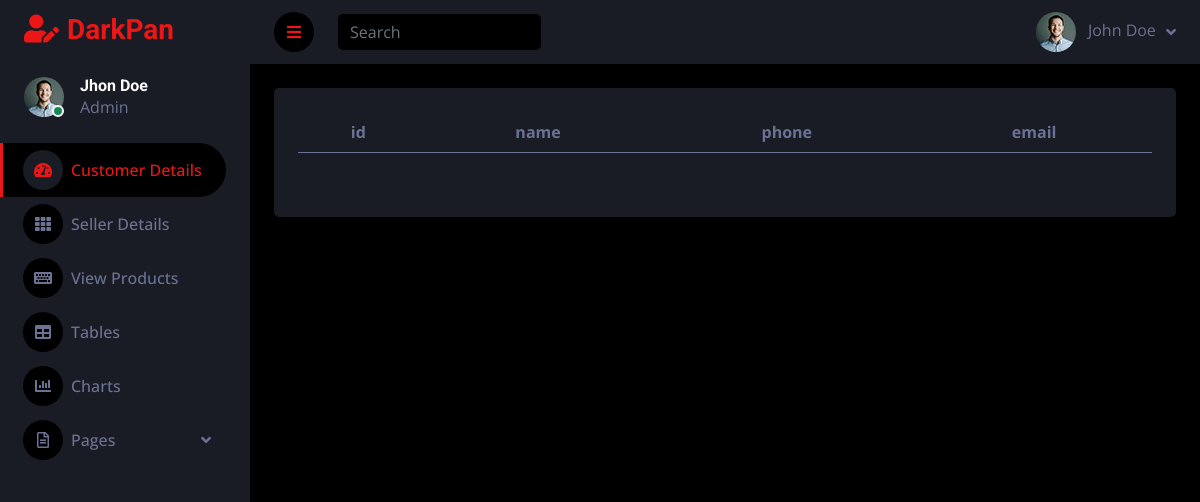
The page /seller_details/ on the database as committed earlier.
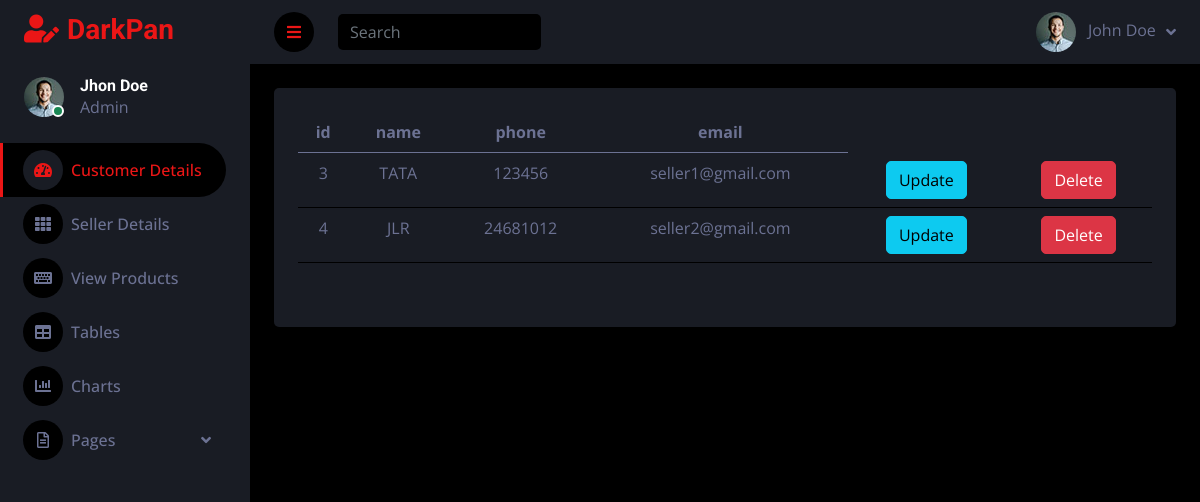
The same page on the database as committed later.
### sales_app/models.py (models this page shows, shortened)
class Seller(models.Model):
    user = models.ForeignKey(User_model, on_delete=models.CASCADE, related_name="sellers")
    name = models.CharField(max_length=50)
    phone_number = models.CharField(max_length=100)
    email = models.EmailField()
    status2 = models.BooleanField(default=0)

### sales_app/admin_views.py (the view)
# urls.py: path("seller_details/", admin_views.seller_details, name="seller_details"),
def seller_details(request):
    sellers=Seller.objects.all()
    return render(request, "admin/seller_details.html",{'sellers':sellers})

### template/admin/seller_details.html
{% extends 'admin/admin_dash.html' %}
{% block content %}
<table class="table" >
  <thead>
    <tr>
      <th scope="col">id</th>
      <th scope="col">name</th>
      <th scope="col">phone</th>
      <th scope="col">email</th>
    </tr>
  </thead>
  <tbody>
  {% for i in sellers %}
    <tr>
      <td>{{i.id}}</td>
      <td>{{i.name}}</td>
      <td>{{i.phone_number}}</td>
      <td>{{i.email}}</td>
      <td><a href="{% url 'seller_update' i.id %}" ><button class="btn btn-info">Update</button></a></td>
      <td><a href="{% url 'seller_delete' i.id %}"><button class="btn btn-danger">Delete</button></a></td>
    </tr>
  {% endfor %}
  </tbody>
</table>
{% endblock %}

Rows that differ between the two databases and show on the page:
added Seller: id "3", name "TATA", phone_number "123456", email "seller1@gmail.com"
added Seller: id "4", name "JLR", phone_number "24681012", email "seller2@gmail.com"
